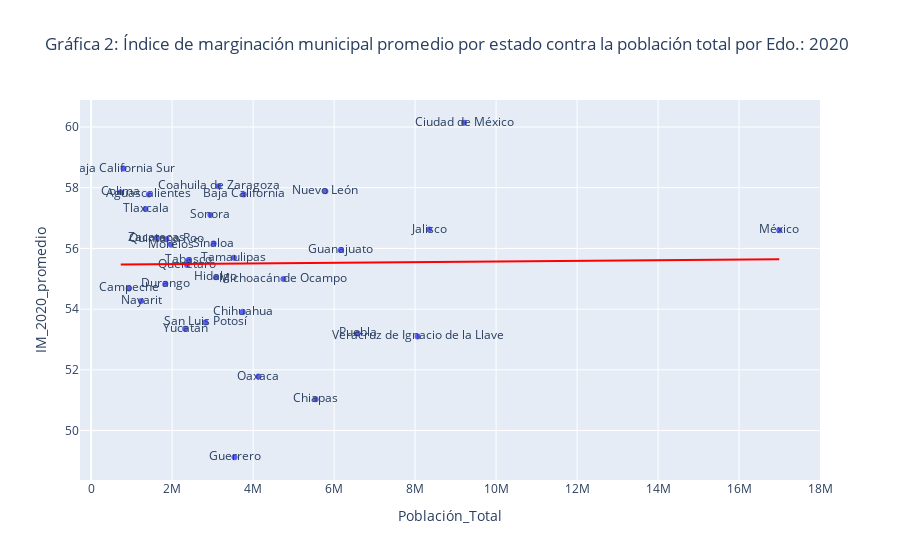

The notebook cell this image was saved under:
### Code cell
import plotly.express as px
fig = px.scatter(df_data_avg,
                 x="Población_Total", 
                 y="IM_2020_promedio", 
                 color_discrete_sequence=['blue'],
                 text="NOM_ENT",
                 #marginal_x='violin', 
                 #marginal_y='violin',
                 trendline="ols",
                 trendline_color_override="red",
                 opacity=0.6,
                title = 'Gráfica 2: Índice de marginación municipal promedio por estado contra la población total por Edo.: 2020'
                )
fig.show()

### Figure 1 — Plotly figure (JSON) as saved in the notebook; plotly's stock layout.template omitted (floating-point values rounded to 4 significant figures)
{"data": [{"hovertemplate": "Población_Total=%{x}<br>IM_2020_promedio=%{y}<br>NOM_ENT=%{text}<extra></extra>", "legendgroup": "", "marker": {"color": "blue", "opacity": 0.6, "symbol": "circle"}, "mode": "markers+text", "name": "", "orientation": "v", "showlegend": false, "text": ["Aguascalientes", "Baja California", "Baja California Sur", "Campeche", "Coahuila de Zaragoza", "Colima", "Chiapas", "Chihuahua", "Ciudad de México", "Durango", "Guanajuato", "Guerrero", "Hidalgo", "Jalisco", "México", "Michoacán de Ocampo", "Morelos", "Nayarit", "Nuevo León", "Oaxaca", "Puebla", "Querétaro", "Quintana Roo", "San Luis Potosí", "Sinaloa", "Sonora", "Tabasco", "Tamaulipas", "Tlaxcala", "Veracruz de Ignacio de la Llave", "Yucatán", "Zacatecas"], "type": "scatter", "x": [1425607, 3769020, 798447, 928363, 3146771, 731391, 5543828, 3741869, 9209944, 1832650, 6166934, 3540685, 3082841, 8348151, 16992418, 4748846, 1971520, 1235456, 5784442, 4132148, 6583278, 2368467, 1857985, 2822255, 3026943, 2944840, 2402598, 3527735, 1342977, 8062579, 2320898, 1622138], "xaxis": "x", "y": [57.78, 57.78, 58.63, 54.68, 58.05, 57.85, 51.03, 53.91, 60.14, 54.84, 55.95, 49.12, 55.05, 56.62, 56.6, 54.99, 56.12, 54.27, 57.88, 51.78, 53.2, 55.45, 56.3, 53.56, 56.16, 57.1, 55.61, 55.69, 57.3, 53.1, 53.35, 56.35], "yaxis": "y"}, {"hovertemplate": "<b>OLS trendline</b><br>IM_2020_promedio = 1.06306e-08 * Población_Total + 55.4656<br>R<sup>2</sup>=0.000222<br><br>Población_Total=%{x}<br>IM_2020_promedio=%{y} <b>(trend)</b><extra></extra>", "legendgroup": "", "line": {"color": "red"}, "marker": {"color": "blue", "symbol": "circle"}, "mode": "lines", "name": "", "showlegend": false, "type": "scatter", "x": [731391, 798447, 928363, 1235456, 1342977, 1425607, 1622138, 1832650, 1857985, 1971520, 2320898, 2368467, 2402598, 2822255, 2944840, 3026943, 3082841, 3146771, 3527735, 3540685, 3741869, 3769020, 4132148, 4748846, 5543828, 5784442, 6166934, 6583278, 8062579, 8348151, 9209944, 16992418], "xaxis": "x", "y": [55.47, 55.47, 55.48, 55.48, 55.48, 55.48, 55.48, 55.49, 55.49, 55.49, 55.49, 55.49, 55.49, 55.5, 55.5, 55.5, 55.5, 55.5, 55.5, 55.5, 55.51, 55.51, 55.51, 55.52, 55.52, 55.53, 55.53, 55.54, 55.55, 55.55, 55.56, 55.65], "yaxis": "y"}], "layout": {"legend": {"tracegroupgap": 0}, "title": {"text": "Gráfica 2: Índice de marginación municipal promedio por estado contra la población total por Edo.: 2020"}, "xaxis": {"anchor": "y", "domain": [0, 1], "title": {"text": "Población_Total"}}, "yaxis": {"anchor": "x", "domain": [0, 1], "title": {"text": "IM_2020_promedio"}}}}
